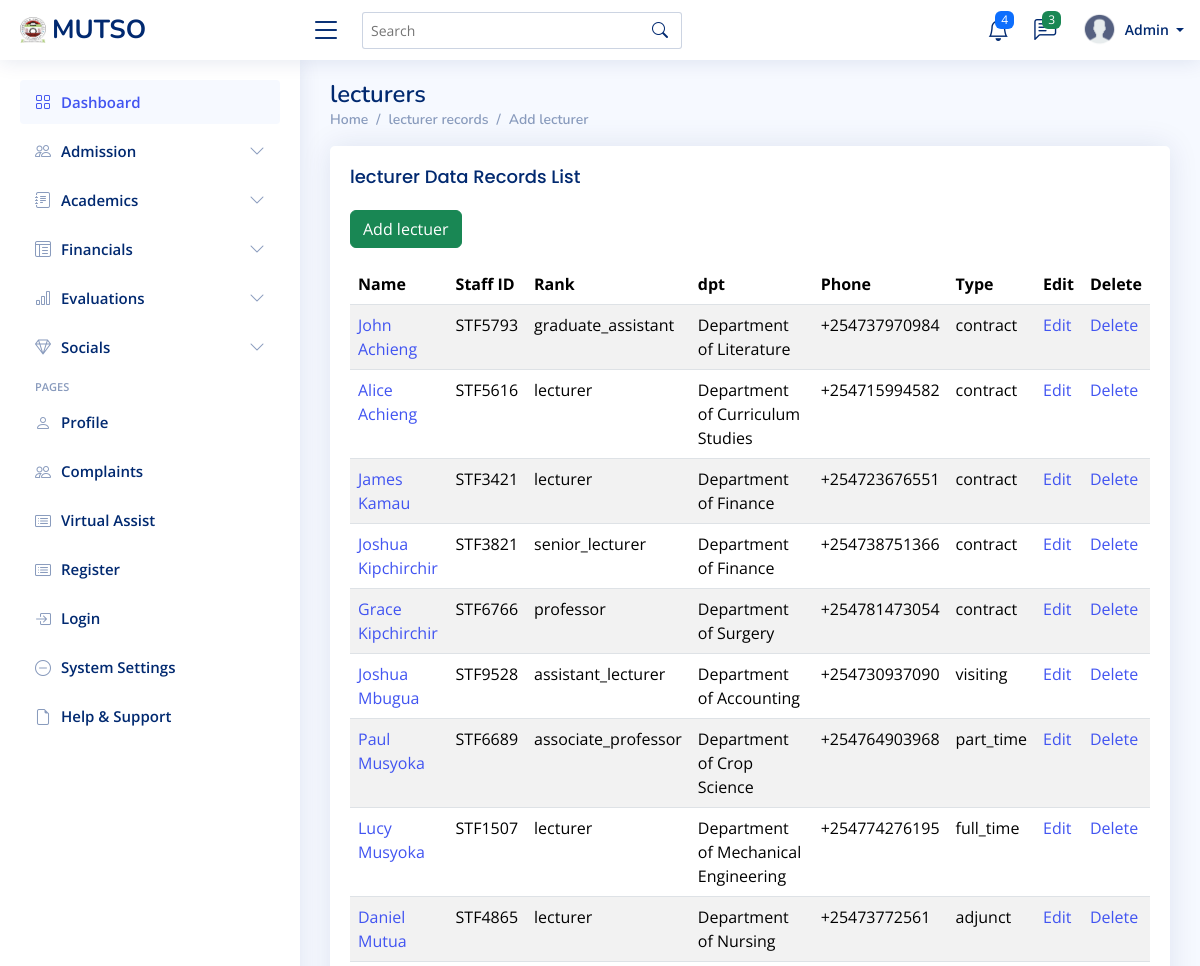
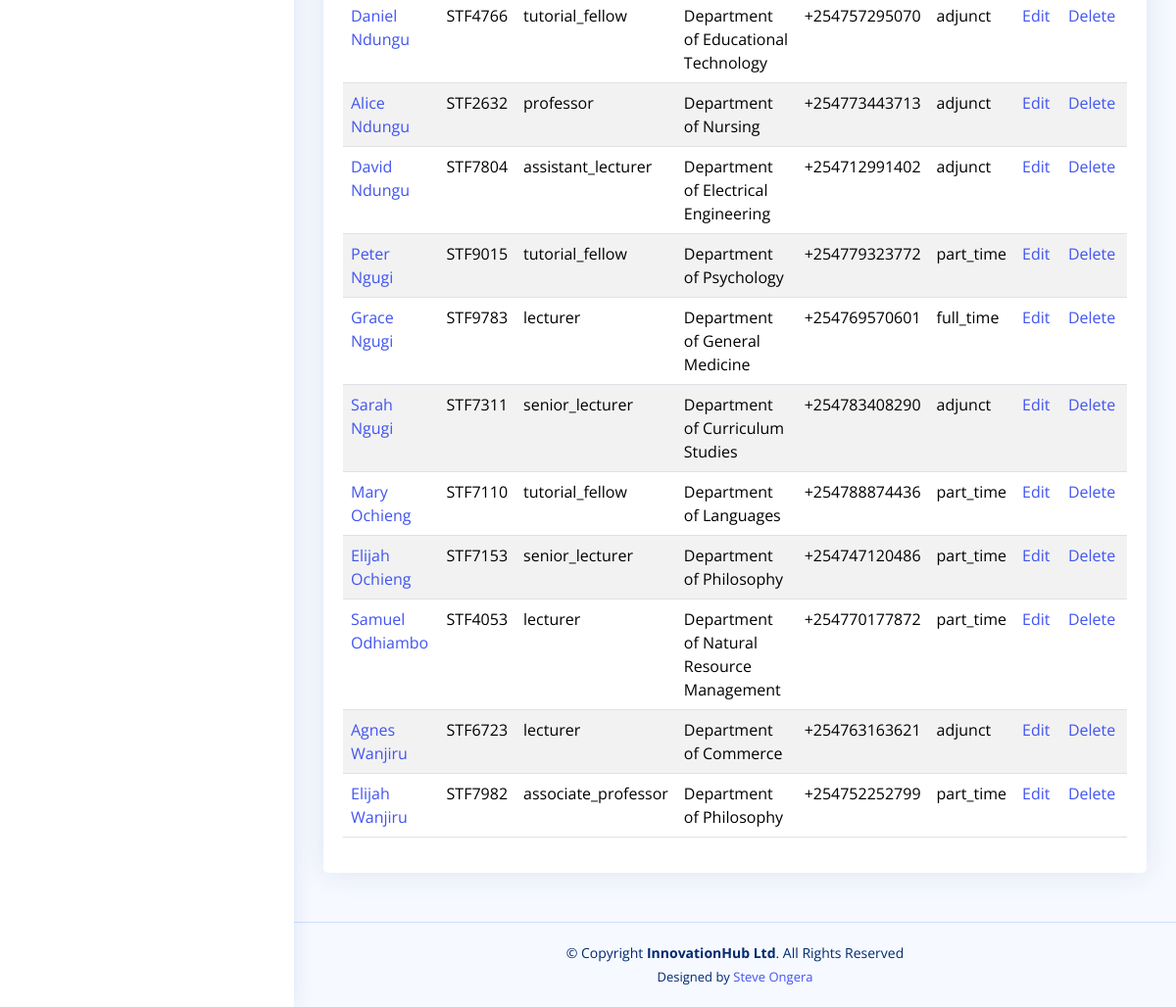
Page /lecturers/ on the committed database (2 pictures, top to bottom).
### students_portal/models.py (models this page shows, shortened)
class Lecturer(models.Model):
    staff_id = models.CharField(max_length=20, unique=True)
    first_name = models.CharField(max_length=100)
    last_name = models.CharField(max_length=100)
    middle_name = models.CharField(max_length=100, blank=True, null=True)
    national_id = models.CharField(max_length=20, blank=True, null=True)
    department = models.ForeignKey(Department, on_delete=models.CASCADE, related_name='lecturers')
    qualification = models.CharField(max_length=100, blank=True, null=True)
    specialization = models.CharField(max_length=200, blank=True, null=True)
    academic_rank = models.CharField(max_length=50, choices=[
        ('professor', 'Professor'),
        ('associate_professor', 'Associate Professor'),
        ('senior_lecturer', 'Senior Lecturer'),
        ('lecturer', 'Lecturer'),
        ('assistant_lecturer', 'Assistant Lecturer'),
        ('tutorial_fellow', 'Tutorial Fellow'),
        ('graduate_assistant', 'Graduate Assistant'),
    ], blank=True, null=True)
    employment_type = models.CharField(max_length=50, choices=[
        ('full_time', 'Full Time'),
        ('part_time', 'Part Time'),
        ('contract', 'Contract'),
        ('visiting', 'Visiting'),
        ('adjunct', 'Adjunct'),
    ], default='full_time')
    date_of_employment = models.DateField(blank=True, null=True)
    email = models.EmailField(blank=True, null=True)
    phone_number = models.CharField(max_length=15, blank=True, null=True)
    biography = models.TextField(blank=True, null=True)
    profile_picture = models.ImageField(upload_to='lecturer_profiles/', blank=True, null=True)
    is_active = models.BooleanField(default=True)
    status = models.CharField(max_length=20, choices=[
        ('active', 'Active'),
        ('on_leave', 'On Leave'),
        ('sabbatical', 'Sabbatical'),
        ('terminated', 'Terminated'),
        ('retired', 'Retired'),
    ], default='active')
    created_at = models.DateTimeField(auto_now_add=True)
    updated_at = models.DateTimeField(auto_now=True)

class Department(models.Model):
    name = models.CharField(max_length=100)
    code = models.CharField(max_length=10, unique=True)
    faculty = models.ForeignKey(Faculty, on_delete=models.CASCADE, related_name='departments')
    description = models.TextField(blank=True, null=True)
    def __str__(self):
        return self.name

### students_portal/views.py (the view)
# urls.py: path('lecturers/', views.lecturer_list, name='lecturer_list'),
def lecturer_list(request):
    lecturers = Lecturer.objects.all().order_by('last_name')
    context = {
        'lecturers': lecturers,
        'title': 'Lecturer List'
    }
    return render(request, 'lecturers/lecturer_list.html', context)

### templates/lecturers/lecturer_list.html (shortened to what this page needs)
{% extends "base/base.html" %}
{% block content %}
<div class="pagetitle">
    <h1>lecturers</h1>
    <nav>
        <ol class="breadcrumb">
            <li class="breadcrumb-item"><a href="{% url 'admin_dashboard' %}">Home</a></li>
            <li class="breadcrumb-item">lecturer records</li>
            <li class="breadcrumb-item active"><a href="{% url 'lecturer_create' %}">Add lecturer</a></li>
        </ol>
    </nav>
</div>
<section class="section">
    <div class="row">
        <div class="col-lg-12">
            <div class="card">
                <div class="card-body">
                    <h5 class="card-title">lecturer Data Records List</h5>
                    <a href="#" class="btn btn-success mb-3">Add lectuer</a>
                    <div class="table-responsive">
                        <table class="table table-striped datatable">
                            <thead>
                                <tr>
                                    <th>Name</th>
                                    <th>Staff ID</th>
                                    <th>Rank</th>
                                    <th>dpt</th>
                                    <th>Phone</th>
                                    <th>Type</th>
                                    <th>Edit</th>
                                    <th>Delete</th>
                                </tr>
                            </thead>
                            <tbody>
                                {% for lecturer in lecturers %}
                                <tr>
                                    <td>
                                        <a href="{% url 'lecturer_detail' lecturer.id %}">
                                            {{ lecturer.first_name}}  {{ lecturer.last_name}}
                                        </a>
                                    </td>
                                    <td>{{ lecturer.staff_id}}</td>
                                    <td>{{ lecturer.academic_rank }}</td>
                                    <td>
                                            {{ lecturer.department }}
                                    </td>
                                    <td> {{ lecturer.phone_number }} </td>
                                    <td>{{ lecturer.employment_type }}</td>
                                    <td><a href="{% url 'lecturer_update' lecturer.pk %}">Edit</a></td>
                                    <td><a href="{% url 'lecturer_delete' lecturer.pk %}">Delete</a></td>
                                </tr>
                                {% endfor %}
                            </tbody>
                        </table>
                    </div>
                </div>
            </div>
        </div>
    </div>
</section>
{% endblock %}

### static/assets/css/style.css (style rules this page uses)
:root { scroll-behavior: smooth; }
body { font-family: "Open Sans", sans-serif; background: #f6f9ff; color: #444444; }
a { color: #4154f1; text-decoration: none; }
h1, h2, h3, h4, h5, h6 { font-family: "Nunito", sans-serif; }
.pagetitle { margin-bottom: 10px; }
.pagetitle h1 { font-size: 24px; margin-bottom: 0; font-weight: 600; color: #012970; }
.card { margin-bottom: 30px; border: none; border-radius: 5px; box-shadow: 0px 0 30px rgba(1, 41, 112, 0.1); }
.card-title { padding: 20px 0 15px 0; font-size: 18px; font-weight: 500; color: #012970; font-family: "Poppins", sans-serif; }
.card-body { padding: 0 20px 20px 20px; }
.breadcrumb { font-size: 14px; font-family: "Nunito", sans-serif; color: #899bbd; font-weight: 600; }
.breadcrumb a { color: #899bbd; transition: 0.3s; }
.breadcrumb .breadcrumb-item::before { color: #899bbd; }
.breadcrumb .active { color: #51678f; font-weight: 600; }

### rows in the picture
Lecturer: first_name "John", last_name "Achieng", staff_id "STF5793", academic_rank "graduate_assistant", department "Department of Literature", phone_number "+254737970984", employment_type "contract"
Lecturer: first_name "Alice", last_name "Achieng", staff_id "STF5616", academic_rank "lecturer", department "Department of Curriculum Studies", phone_number "+254715994582", employment_type "contract"
Lecturer: first_name "James", last_name "Kamau", staff_id "STF3421", academic_rank "lecturer", department "Department of Finance", phone_number "+254723676551", employment_type "contract"
Lecturer: first_name "Joshua", last_name "Kipchirchir", staff_id "STF3821", academic_rank "senior_lecturer", department "Department of Finance", phone_number "+254738751366", employment_type "contract"
Lecturer: first_name "Grace", last_name "Kipchirchir", staff_id "STF6766", academic_rank "professor", department "Department of Surgery", phone_number "+254781473054", employment_type "contract"
Lecturer: first_name "Joshua", last_name "Mbugua", staff_id "STF9528", academic_rank "assistant_lecturer", department "Department of Accounting", phone_number "+254730937090", employment_type "visiting"
Lecturer: first_name "Paul", last_name "Musyoka", staff_id "STF6689", academic_rank "associate_professor", department "Department of Crop Science", phone_number "+254764903968", employment_type "part_time"
Lecturer: first_name "Lucy", last_name "Musyoka", staff_id "STF1507", academic_rank "lecturer", department "Department of Mechanical Engineering", phone_number "+254774276195", employment_type "full_time"
Lecturer: first_name "Daniel", last_name "Mutua", staff_id "STF4865", academic_rank "lecturer", department "Department of Nursing", phone_number "+25473772561", employment_type "adjunct"
Lecturer: first_name "Daniel", last_name "Ndungu", staff_id "STF4766", academic_rank "tutorial_fellow", department "Department of Educational Technology", phone_number "+254757295070", employment_type "adjunct"
Lecturer: first_name "Alice", last_name "Ndungu", staff_id "STF2632", academic_rank "professor", department "Department of Nursing", phone_number "+254773443713", employment_type "adjunct"
Lecturer: first_name "David", last_name "Ndungu", staff_id "STF7804", academic_rank "assistant_lecturer", department "Department of Electrical Engineering", phone_number "+254712991402", employment_type "adjunct"
Lecturer: first_name "Peter", last_name "Ngugi", staff_id "STF9015", academic_rank "tutorial_fellow", department "Department of Psychology", phone_number "+254779323772", employment_type "part_time"
Lecturer: first_name "Grace", last_name "Ngugi", staff_id "STF9783", academic_rank "lecturer", department "Department of General Medicine", phone_number "+254769570601", employment_type "full_time"
Lecturer: first_name "Sarah", last_name "Ngugi", staff_id "STF7311", academic_rank "senior_lecturer", department "Department of Curriculum Studies", phone_number "+254783408290", employment_type "adjunct"
Lecturer: first_name "Mary", last_name "Ochieng", staff_id "STF7110", academic_rank "tutorial_fellow", department "Department of Languages", phone_number "+254788874436", employment_type "part_time"
Lecturer: first_name "Elijah", last_name "Ochieng", staff_id "STF7153", academic_rank "senior_lecturer", department "Department of Philosophy", phone_number "+254747120486", employment_type "part_time"
Lecturer: first_name "Samuel", last_name "Odhiambo", staff_id "STF4053", academic_rank "lecturer", department "Department of Natural Resource Management", phone_number "+254770177872", employment_type "part_time"
Lecturer: first_name "Agnes", last_name "Wanjiru", staff_id "STF6723", academic_rank "lecturer", department "Department of Commerce", phone_number "+254763163621", employment_type "adjunct"
Lecturer: first_name "Elijah", last_name "Wanjiru", staff_id "STF7982", academic_rank "associate_professor", department "Department of Philosophy", phone_number "+254752252799", employment_type "part_time"
